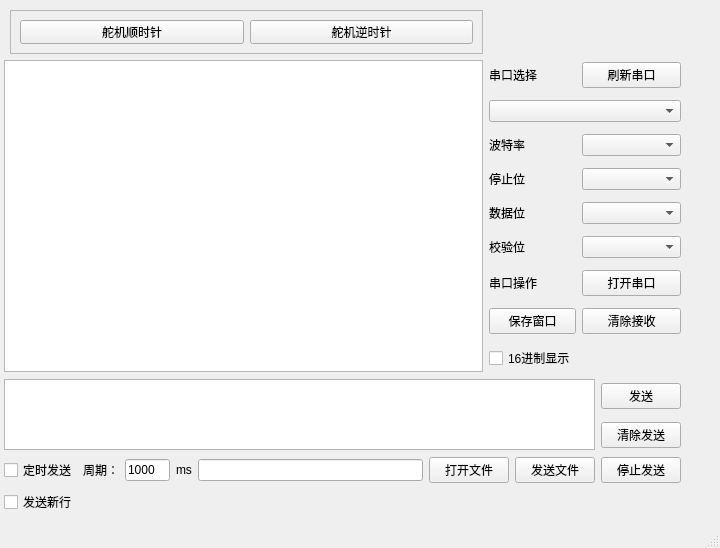
<?xml version="1.0" encoding="UTF-8"?>
<ui version="4.0">
 <class>MainWindow</class>
 <widget class="QMainWindow" name="MainWindow">
  <property name="geometry">
   <rect>
    <x>0</x>
    <y>0</y>
    <width>720</width>
    <height>548</height>
   </rect>
  </property>
  <property name="windowTitle">
   <string>MainWindow</string>
  </property>
  <widget class="QWidget" name="centralwidget">
   <widget class="QPlainTextEdit" name="recvEdit">
    <property name="geometry">
     <rect>
      <x>4</x>
      <y>60</y>
      <width>479</width>
      <height>312</height>
     </rect>
    </property>
    <property name="readOnly">
     <bool>true</bool>
    </property>
   </widget>
   <widget class="QWidget" name="widget_2" native="true">
    <property name="geometry">
     <rect>
      <x>4</x>
      <y>378</y>
      <width>677</width>
      <height>137</height>
     </rect>
    </property>
    <layout class="QGridLayout" name="gridLayout_2">
     <property name="leftMargin">
      <number>0</number>
     </property>
     <property name="topMargin">
      <number>0</number>
     </property>
     <item row="0" column="0" rowspan="2" colspan="7">
      <widget class="QPlainTextEdit" name="sendEdit"/>
     </item>
     <item row="0" column="7">
      <widget class="QPushButton" name="m_btn_send">
       <property name="text">
        <string>发送</string>
       </property>
      </widget>
     </item>
     <item row="1" column="7">
      <widget class="QPushButton" name="sendClearBtn">
       <property name="text">
        <string>清除发送</string>
       </property>
      </widget>
     </item>
     <item row="2" column="0">
      <widget class="QCheckBox" name="timerSendChx">
       <property name="text">
        <string>定时发送</string>
       </property>
      </widget>
     </item>
     <item row="2" column="1">
      <widget class="QLabel" name="label_8">
       <property name="text">
        <string>周期：</string>
       </property>
      </widget>
     </item>
     <item row="2" column="2">
      <widget class="QLineEdit" name="timerperiodEdit">
       <property name="maximumSize">
        <size>
         <width>45</width>
         <height>16777215</height>
        </size>
       </property>
       <property name="text">
        <string>1000</string>
       </property>
      </widget>
     </item>
     <item row="2" column="3">
      <widget class="QLabel" name="label_7">
       <property name="text">
        <string>ms</string>
       </property>
      </widget>
     </item>
     <item row="2" column="4">
      <widget class="QLineEdit" name="fileNameEdit"/>
     </item>
     <item row="2" column="5">
      <widget class="QPushButton" name="openFileBtn">
       <property name="text">
        <string>打开文件</string>
       </property>
      </widget>
     </item>
     <item row="2" column="6">
      <widget class="QPushButton" name="sendFileBtn">
       <property name="text">
        <string>发送文件</string>
       </property>
      </widget>
     </item>
     <item row="2" column="7">
      <widget class="QPushButton" name="sendStopBtn">
       <property name="text">
        <string>停止发送</string>
       </property>
      </widget>
     </item>
     <item row="3" column="0">
      <widget class="QCheckBox" name="sendNewLineChx">
       <property name="text">
        <string>发送新行</string>
       </property>
      </widget>
     </item>
    </layout>
   </widget>
   <widget class="QWidget" name="widget" native="true">
    <property name="geometry">
     <rect>
      <x>489</x>
      <y>60</y>
      <width>192</width>
      <height>312</height>
     </rect>
    </property>
    <property name="sizePolicy">
     <sizepolicy hsizetype="Preferred" vsizetype="Preferred">
      <horstretch>0</horstretch>
      <verstretch>0</verstretch>
     </sizepolicy>
    </property>
    <layout class="QGridLayout" name="gridLayout">
     <property name="verticalSpacing">
      <number>10</number>
     </property>
     <item row="3" column="0">
      <widget class="QLabel" name="label_3">
       <property name="text">
        <string>停止位</string>
       </property>
      </widget>
     </item>
     <item row="4" column="0">
      <widget class="QLabel" name="label_5">
       <property name="text">
        <string>数据位</string>
       </property>
      </widget>
     </item>
     <item row="0" column="0">
      <widget class="QLabel" name="label">
       <property name="text">
        <string>串口选择</string>
       </property>
      </widget>
     </item>
     <item row="4" column="1">
      <widget class="QComboBox" name="dataCmd"/>
     </item>
     <item row="5" column="0">
      <widget class="QLabel" name="label_4">
       <property name="text">
        <string>校验位</string>
       </property>
      </widget>
     </item>
     <item row="2" column="0">
      <widget class="QLabel" name="label_2">
       <property name="sizePolicy">
        <sizepolicy hsizetype="Fixed" vsizetype="Fixed">
         <horstretch>0</horstretch>
         <verstretch>0</verstretch>
        </sizepolicy>
       </property>
       <property name="text">
        <string>波特率</string>
       </property>
      </widget>
     </item>
     <item row="7" column="1">
      <widget class="QPushButton" name="clearRecbBtn">
       <property name="text">
        <string>清除接收</string>
       </property>
      </widget>
     </item>
     <item row="7" column="0">
      <widget class="QPushButton" name="savedataBtn">
       <property name="text">
        <string>保存窗口</string>
       </property>
      </widget>
     </item>
     <item row="5" column="1">
      <widget class="QComboBox" name="parityCmd"/>
     </item>
     <item row="2" column="1">
      <widget class="QComboBox" name="baudrateCmd">
       <property name="currentIndex">
        <number>-1</number>
       </property>
      </widget>
     </item>
     <item row="8" column="0">
      <widget class="QCheckBox" name="hexDisplayChx">
       <property name="text">
        <string>16进制显示</string>
       </property>
      </widget>
     </item>
     <item row="6" column="1">
      <widget class="QPushButton" name="m_btn_open">
       <property name="text">
        <string>打开串口</string>
       </property>
      </widget>
     </item>
     <item row="6" column="0">
      <widget class="QLabel" name="label_6">
       <property name="text">
        <string>串口操作</string>
       </property>
      </widget>
     </item>
     <item row="3" column="1">
      <widget class="QComboBox" name="stopBitsCmd"/>
     </item>
     <item row="1" column="0" colspan="2">
      <widget class="QComboBox" name="portsCmd"/>
     </item>
     <item row="0" column="1">
      <widget class="QPushButton" name="m_btn_fresh">
       <property name="text">
        <string>刷新串口</string>
       </property>
      </widget>
     </item>
    </layout>
   </widget>
   <widget class="QFrame" name="frame">
    <property name="geometry">
     <rect>
      <x>10</x>
      <y>10</y>
      <width>473</width>
      <height>44</height>
     </rect>
    </property>
    <property name="sizePolicy">
     <sizepolicy hsizetype="Expanding" vsizetype="Expanding">
      <horstretch>0</horstretch>
      <verstretch>0</verstretch>
     </sizepolicy>
    </property>
    <property name="frameShape">
     <enum>QFrame::StyledPanel</enum>
    </property>
    <property name="frameShadow">
     <enum>QFrame::Raised</enum>
    </property>
    <layout class="QHBoxLayout" name="horizontalLayout">
     <item>
      <widget class="QPushButton" name="servoleft">
       <property name="text">
        <string>舵机顺时针</string>
       </property>
      </widget>
     </item>
     <item>
      <widget class="QPushButton" name="servoright">
       <property name="text">
        <string>舵机逆时针</string>
       </property>
      </widget>
     </item>
    </layout>
   </widget>
  </widget>
  <widget class="QMenuBar" name="menubar">
   <property name="geometry">
    <rect>
     <x>0</x>
     <y>0</y>
     <width>720</width>
     <height>21</height>
    </rect>
   </property>
  </widget>
  <widget class="QStatusBar" name="statusbar"/>
 </widget>
 <resources/>
 <connections/>
</ui>
